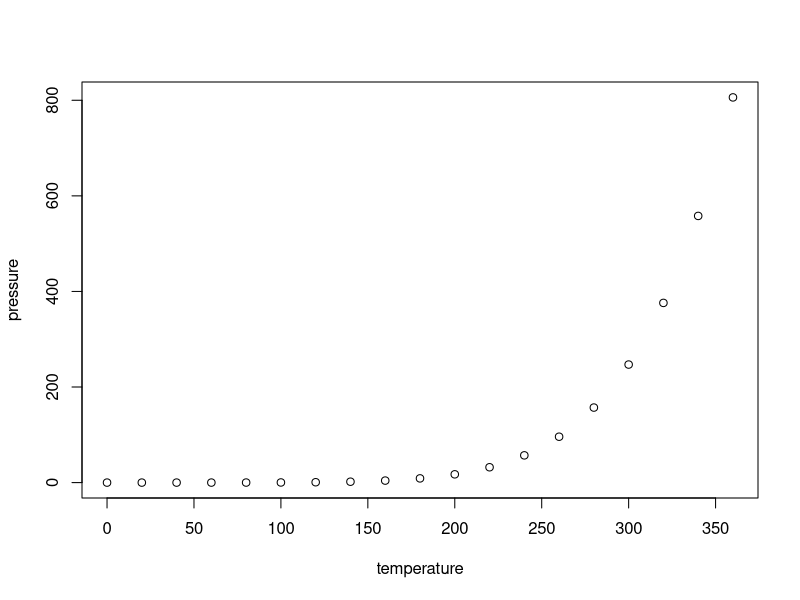
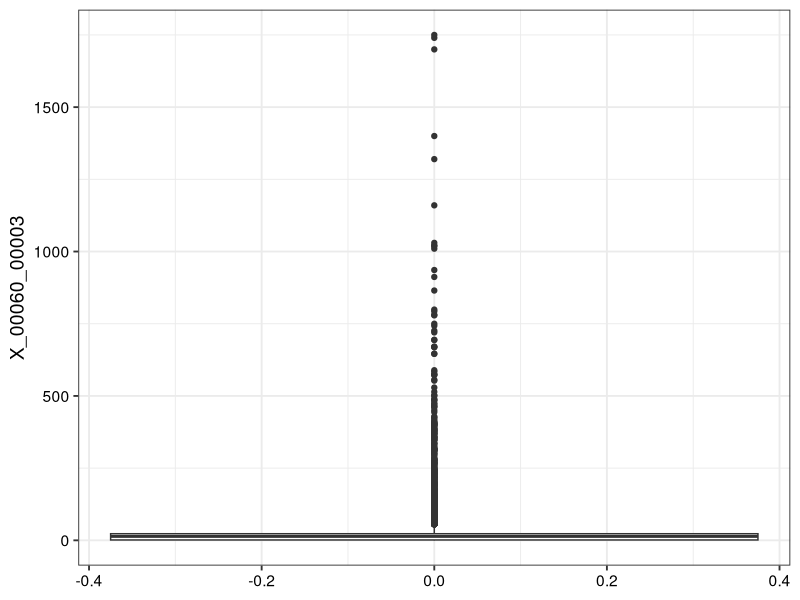
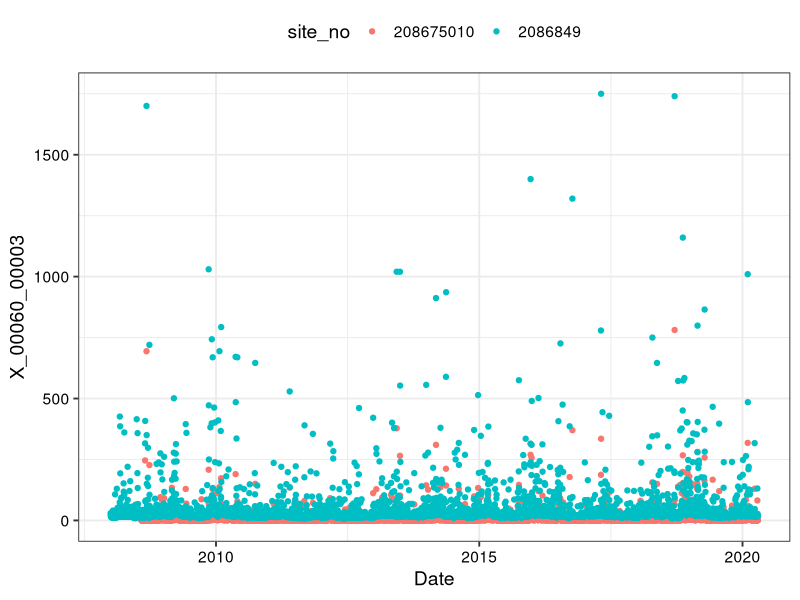

Source code (R) for these figures, in order: (Note: this script raises an error after producing the figures.)
## ---- chunk 1
knitr::opts_chunk$set(echo = TRUE) 
## ---- chunk 2
summary(cars)
## ---- chunk 3
plot(pressure)
## ---- chunk 4
# Set your working directory

setwd("/Users/rmlandman/Desktop/Data Analytics/Environmental_Data_Analytics_2020/Project/EDA_2020_Project")
getwd()

# Load your packages


library(plyr)
library(tidyverse)
library(ggplot2)

# Set your ggplot theme

mytheme <- theme_bw(base_size = 14) +
  theme(axis.text = element_text(color = "black"), 
        legend.position = "top")

theme_set(mytheme)

# Load your datasets

EC_Flow.Nutrients_Wide <-
  read.csv("./Data/Processed/EC_Flow.Nutrients_Wide_Processed.csv")

Club.Gorman_Flow.Nutrients_Wide <-
  read.csv("./Data/Processed/ClubGorman_Flow.Nutrients_Wide_Processed.csv")

Club.Gorman_Flow_Long <- read.csv("./Data/Processed/ClubGorman_USGSDischarge_Long.csv")

Club.Gorman_Flow_Wide <- read.csv("./Data/Processed/ClubGorman_USGSDischarge_Wide.csv")


## ---- chunk 5
Club.Gorman_Flow.Nutrients_Wide$Date <- 
  as.Date(Club.Gorman_Flow.Nutrients_Wide$Date, format = "%Y-%m-%d")
class(Club.Gorman_Flow.Nutrients_Wide$Date)

Club.Gorman_Flow_Wide$Date <- 
  as.Date(Club.Gorman_Flow_Wide$Date, format = "%Y-%m-%d")
class(Club.Gorman_Flow_Wide$Date)

Club.Gorman_Flow_Long$Date <- 
  as.Date(Club.Gorman_Flow_Long$Date, format = "%Y-%m-%d")
class(Club.Gorman_Flow_Long$Date)

EC_Flow.Nutrients_Wide$Date <- 
  as.Date(EC_Flow.Nutrients_Wide$Date, format = "%Y-%m-%d")
class(EC_Flow.Nutrients_Wide$Date)

## ---- chunk 6

Club.Gorman_Flow.Nutrients_Wide$site_no <- 
  as.character(Club.Gorman_Flow.Nutrients_Wide$site_no)
class(Club.Gorman_Flow.Nutrients_Wide$site_no)

Club.Gorman_Flow_Wide$site_no.x <- 
  as.character(Club.Gorman_Flow_Wide$site_no.x)
class(Club.Gorman_Flow_Wide$site_no.x)

Club.Gorman_Flow_Wide$site_no.y <- 
  as.character(Club.Gorman_Flow_Wide$site_no.y)
class(Club.Gorman_Flow_Wide$site_no.y)

Club.Gorman_Flow_Long$site_no <- 
  as.character(Club.Gorman_Flow_Long$site_no, format)
class(Club.Gorman_Flow_Long$site_no)

EC_Flow.Nutrients_Wide$site_no <- 
  as.character(EC_Flow.Nutrients_Wide$site_no)
class(EC_Flow.Nutrients_Wide$site_no)

EC_Flow.Nutrients_Wide$site_no.x <- 
  as.character(EC_Flow.Nutrients_Wide$site_no.x)
class(EC_Flow.Nutrients_Wide$site_no.x)

EC_Flow.Nutrients_Wide$site_no.y <- 
  as.character(EC_Flow.Nutrients_Wide$site_no.y)
class(EC_Flow.Nutrients_Wide$site_no.y)

## ---- chunk 7
#Date range for flow 
interval(first(Club.Gorman_Flow_Long$Date), last(Club.Gorman_Flow_Long$Date))

## ---- chunk 8
GageHeightplot <-
  ggplot(Club.Gorman_Flow_Long, aes(y = X_00060_00003)) +
  geom_boxplot()
print(GageHeightplot)

mean(Club.Gorman_Flow_Long$X_00060_00003)
min(Club.Gorman_Flow_Long$X_00060_00003)
max(Club.Gorman_Flow_Long$X_00060_00003)
sd(Club.Gorman_Flow_Long$X_00060_00003)
IQR(Club.Gorman_Flow_Long$X_00060_00003)


DischargeTimeplot <-
  ggplot(Club.Gorman_Flow_Long, 
         aes(x = Date, y = X_00060_00003, color = site_no))+
  geom_point() 
print(DischargeTimeplot)

## ---- chunk 9

Discharge_TP <-
  ggplot(EC_Flow.Nutrients_Wide, 
         aes(x = TP, y = X_00060_00003.y, color = HydrologicEvent))+
  xlim(0,400)+
  ylim(0,400)+
  geom_point() 
print(Discharge_TP)

ClubGorman_Discharge_TP <-
  ggplot(Club.Gorman_Flow.Nutrients_Wide, 
         aes(x = TP, y = X_00060_00003, color = HydrologicEvent))+
   xlim(0,400)+
  geom_point() 
print(ClubGorman_Discharge_TP)

Discharge_TN <-
  ggplot(EC_Flow.Nutrients_Wide, 
         aes(x = Inorganic_N, y = X_00060_00003.x, color = HydrologicEvent))+
  geom_point() 
print(Discharge_TN)

Discharge_Turbidity <-
  ggplot(EC_Flow.Nutrients_Wide, 
         aes(x = Turbidity, y = X_00060_00003.x, color = HydrologicEvent))+
  geom_point() 
print(Discharge_Turbidity)

Discharge_XY <-
  ggplot(EC_Flow.Nutrients_Wide, 
         aes(x = X_00060_00003.x, y = X_00060_00003.y, color = HydrologicEvent))+
  geom_point() 
print(Discharge_XY)

TP_TN <- 
   ggplot(EC_Flow.Nutrients_Wide, 
         aes(x = Mixed_N, y = TP, color = site_no))+
  geom_point()+
print(TP_TN)

